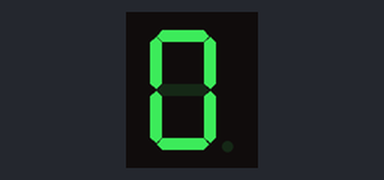
The program below on a simulated Raspberry Pi (BCM pin numbers). Shown: 1-digit seven-segment display. The segment pins are drawn as the display they are named for; what the program prints to the terminal is not drawn.

Above: at 0.1 s.
At 2.1 s:
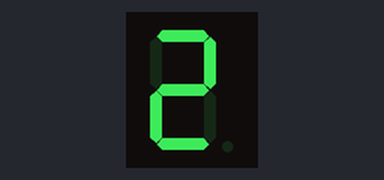
At 3.1 s:
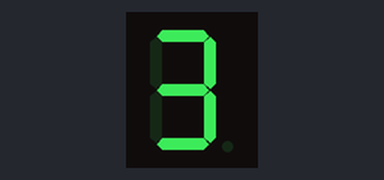
At 5.1 s:
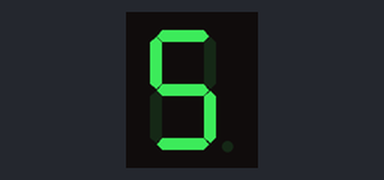
At 6.1 s:
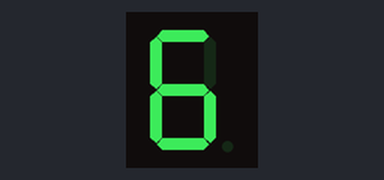
At 9.1 s:
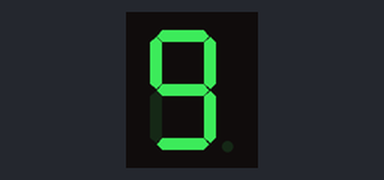

The program:

segmented_5161BS_timer.py
```python
from RPi.GPIO import cleanup
from segmented_5161BS import setup, instruction, displayNumber, turnALLoff
from time import sleep

def main():
    setup()
    instruction()
    try:
        while(True):
            for i in range(10):
                displayNumber(i)
                sleep(1)
    except KeyboardInterrupt:
        turnALLoff()
        cleanup()

main()
```

segmented_5161BS.py
```python
import RPi.GPIO as GPIO
from time import sleep

GPIO.setmode(GPIO.BCM)
ON = GPIO.HIGH
OFF = GPIO.LOW

# Debug (showing live log) mode
debug = False

segment_pin = {
        'A': 1,
        'B': 2,
        'C': 3,
        'D': 4,
        'E': 5,
        'F': 6,
        'G': 7,
        'DP':8
        }

number_presets = {
        1 : [    'B','C'],
        2 : ['A','B',    'D','E',    'G'],
        3 : ['A','B','C','D',        'G'],
        4 : [    'B','C',        'F','G'],
        5 : ['A',    'C','D',    'F','G'],
        6 : ['A',    'C','D','E','F','G'],
        7 : ['A','B','C'],
        8 : ['A','B','C','D','E','F','G'],
        9 : ['A','B','C','D',    'F','G'],
        0 : ['A','B','C','D','E','F']
        }

# GPIO Board and pin setup. More on instruction()
def setup():
    for pin in segment_pin.values():
        GPIO.setup(pin, GPIO.OUT)
        GPIO.output(pin, OFF)

def instruction():
    print("""
    =================
    WIRING SCHEME:
     GPIOx | SEGMENT
       1   |    A
       2   |    B
       3   |    C
       4   |    D
       5   |    E
       6   |    F
       7   |    G
       8   |    DP
    =================""")

def turnon(segment_choice):
    pin = segment_pin[segment_choice]
    GPIO.output(pin, ON)
    if debug:
        print("pin " + str(pin) + " is set to ON!")
        print("segment " + segment_choice + " is on!")

def turnoff(segment_choice):
    GPIO.output(segment_pin[segment_choice], OFF)
    if debug:
        print("segment " + segment_choice + " is off!")

def turnALLoff():
    if debug:
        print("turning off all pins!")
    for pin in segment_pin.values():
        GPIO.output(pin, OFF)

def displayNumber(number):
    turnALLoff()
    for segment in number_presets[number]:
        turnon(segment)

def loop():
    while(True):
        choice = int(input("What number do you want to be displayed?:"))
        if choice in number_presets.keys():
            displayNumber(choice)
        else:
            print("NOPE!")

def main():
    setup()
    try:
        loop()
    except KeyboardInterrupt:
        turnALLoff()
        GPIO.cleanup()
```

Measured:
- by itself, everything shown: repeats every 10.0 s, in 10 steps
- what the display in image 0 shows lasts 1.0 s, from 0.1 s to 1.1 s
